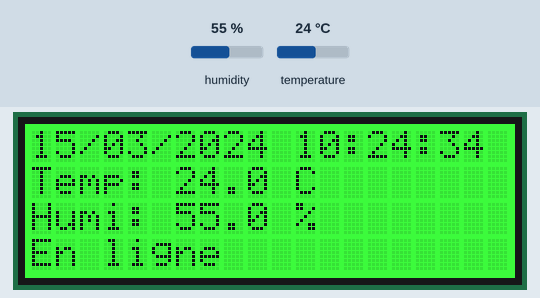
Simulated run of this sketch. Board: Arduino Uno R4 WiFi. Shown: 20×4 character LCD. Inputs (shaded band) come from the test bench; at power-on: humidity 55 %, temperature 24 °C. WiFi joins after 1.5 s; servers stay silent unless stated; network time is answered at once with the bench clock; the local clock reads 2024-03-15 10:24:30 at power-on unless the sketch sets it; no MQTT or app messages arrive unless stated.

Above: at 4.8 s.
4.9 s: humidity set to 22 %
At 6.5 s:
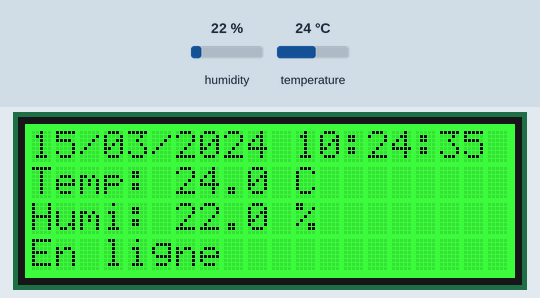
8.3 s: temperature set to 12 °C
At 10.4 s:
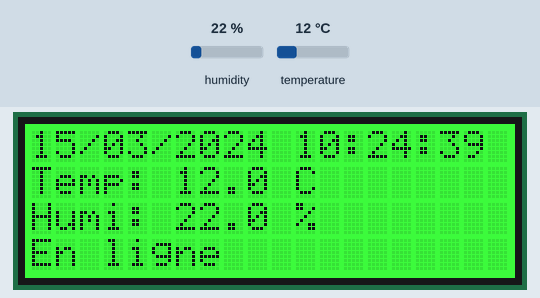
12.5 s: humidity set to 40 %
At 16.7 s:
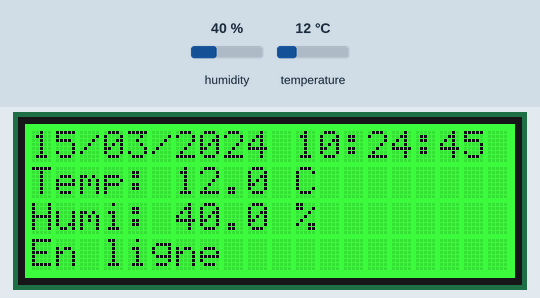
16.8 s: temperature set to 19 °C
At 19.3 s:
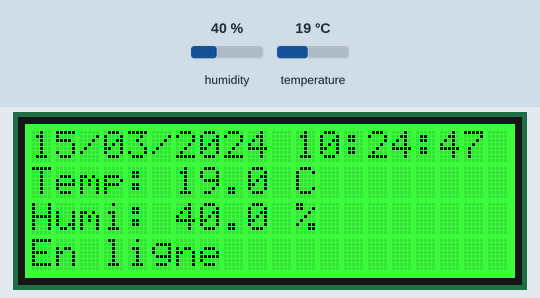
Timing chart, 0 to 20.8 s (numbered marks = the images above; inputs shaded):
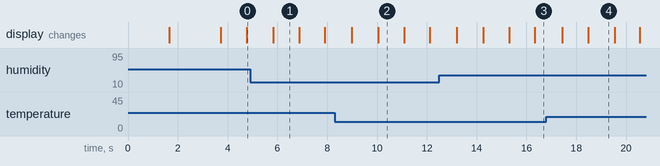

Measured:
- what the display in image 2 shows lasts 1.1 s, from 10.0 s to 11.1 s

The sketch:

pub_var_MQTT.ino
```cpp
#include <Wire.h>
#include <rgb_lcd.h>
#include <DHT.h>
#include <RTClib.h>
#include <WiFiS3.h>
#include <WiFiSSLClient.h>
#include <ArduinoMqttClient.h>
#include <WiFiUDP.h>
#include <NTPClient.h>

const char* NUMERO_PC = "42904";      // Votre numéro de PC
const char* ID_CAPTEUR = "IdO_Client_42904"; // L'ID de votre capteur
const char* mqtt_server = "192.168.1.254"; // IP du broker MQTT
const int mqtt_port = 1883;                 // Port sécurisé XCA

rgb_lcd lcd;
DHT dht(A0, DHT22);
RTC_Millis rtc;
WiFiUDP ntpUDP;
NTPClient timeClient(ntpUDP, "192.168.1.1", 3600);
WiFiSSLClient wifiClient;
MqttClient mqttClient(wifiClient);

int setup_mqtt() {
  mqttClient.setId(String(NUMERO_PC) + "_" + String(ID_CAPTEUR));
  mqttClient.setUsernamePassword("mos_user", "mos_user");
  if (!mqttClient.connect(mqtt_server, mqtt_port)) {
    return mqttClient.connectError();
    //return mqttClient.connect(mqtt_server, mqtt_port);
  }
  return 0; // Succès
}

void setup() {
  Serial.begin(9600);
  dht.begin();
  lcd.begin(20, 4);
  lcd.setRGB(0, 255, 0);

  // Connexion Wi-Fi
  while (WiFi.begin("IoT IMT Nord Europe", "72Hin@R*") != WL_CONNECTED) {
    delay(4000);
  }

  // Synchro NTP
  timeClient.begin();
  if (timeClient.update()) rtc.adjust(DateTime(timeClient.getEpochTime()));
  else rtc.begin(DateTime(F(__DATE__), F(__TIME__)));

  // Test MQTT
  lcd.setCursor(0, 0);
  int res = setup_mqtt();
  lcd.print(res == 0 ? "MQTT OK (0)" : "Erreur MQTT: " + String(res));
  delay(2000);
  lcd.clear();
}

void loop() {
  timeClient.update();
  if (!mqttClient.connected()) setup_mqtt();

  char buf[] = "DD/MM/YYYY hh:mm:ss";
  rtc.now().toString(buf);
  lcd.setCursor(0, 0); lcd.print(buf);
  lcd.setCursor(0, 1); lcd.print("Temp: " + String(dht.readTemperature(), 1) + " C");
  lcd.setCursor(0, 2); lcd.print("Humi: " + String(dht.readHumidity(), 1) + " %");
  lcd.setCursor(0, 3); lcd.print(WiFi.status() == WL_CONNECTED ? "En ligne   " : "Deconnecte ");
  delay(1000);
}
```
